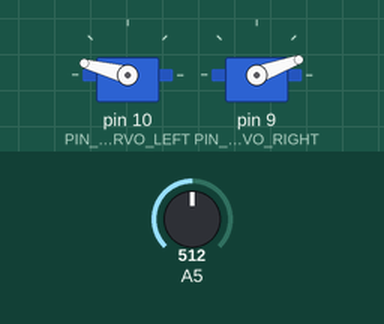
Simulated run of this sketch. Board: Arduino Uno, built with avr-gcc and run on an emulated ATmega328P. Parts: 2 × servo. The test bench sets the inputs (shaded band); at power-on: A5 = 512.

Above: at 1.2 s.
1.3 s: A5 set to 716
At 2.2 s:
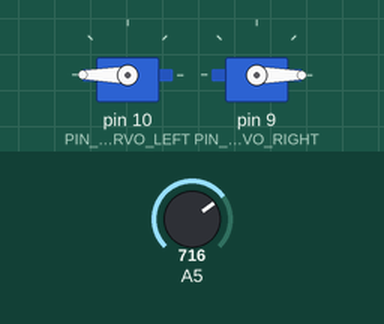
2.8 s: A5 set to 306
At 3.4 s:
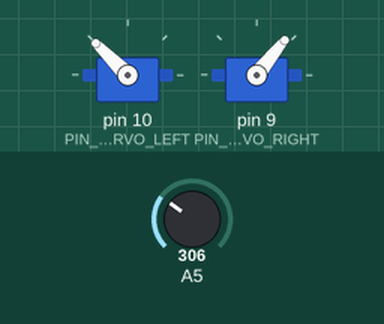
4.3 s: A5 set to 122
At 5.5 s:
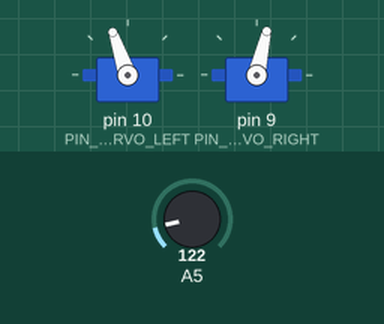
5.8 s: A5 set to 0
At 6.9 s:
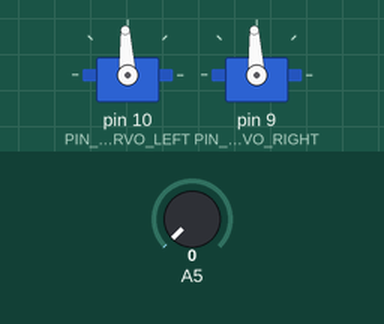
7.3 s: A5 set to 900
At 8.0 s:
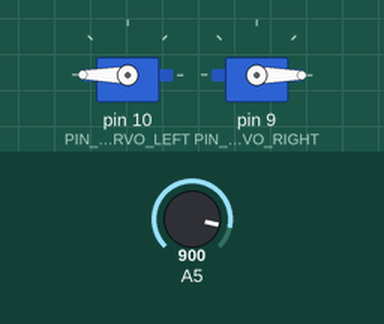
Timing chart, 0 to 9.8 s (numbered marks = the images above; inputs shaded):
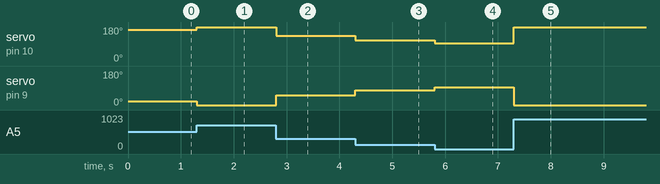

The sketch:

control_robot_speed.ino
```cpp
/* Software 1073 Example Program
Written and debugged for use on the Arduino boebot platform
last updated: 9/10/14

Program: Use the potentiometer to control the speed of the robot
*/

#include <Servo.h>
#include <Potentiometer.h>
#include <Drive.h>

#define PIN_POT           5
#define PIN_SERVO_RIGHT   9
#define PIN_SERVO_LEFT    10

Drive *drive;
Potentiometer *myPot;

int servoVal = 0; //creates a variable to store the manipulated potentiometer value

void speedControl(){   //creates a method called speedcontrol
  servoVal = myPot->getPercent();  //manipulate the analog read for servo use
  drive->fwd(servoVal);
}

void setup(){ //setup runs just once
  drive = new Drive(PIN_SERVO_LEFT, PIN_SERVO_RIGHT);
  myPot = new Potentiometer(PIN_POT);
}

void loop(){ //loop runs over and over again
  speedControl();
}
```

Measured:
- after the input at 1.3 s, servo on pin 10 (PIN_SERVO_LEFT): 165° → 180° at once; servo on pin 9 (PIN_SERVO_RIGHT): 20° → 0° at once
- after the input at 2.8 s, servo on pin 10 (PIN_SERVO_LEFT): 180° → 135° at once; servo on pin 9 (PIN_SERVO_RIGHT): 0° → 51° at once
- after the input at 4.3 s, servo on pin 10 (PIN_SERVO_LEFT): 135° → 109° at once; servo on pin 9 (PIN_SERVO_RIGHT): 51° → 77° at once
- after the input at 5.8 s, servo on pin 10 (PIN_SERVO_LEFT): 109° → 93° at once; servo on pin 9 (PIN_SERVO_RIGHT): 77° → 93° at once
- after the input at 7.3 s, servo on pin 10 (PIN_SERVO_LEFT): 93° → 180° at once; servo on pin 9 (PIN_SERVO_RIGHT): 93° → 0° at once
